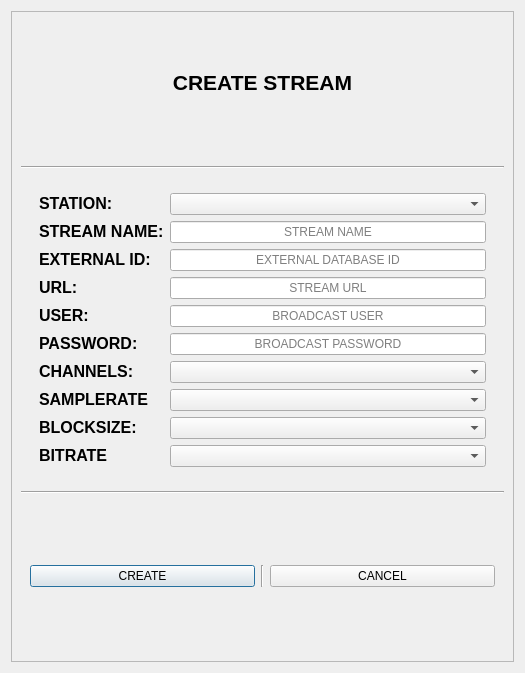
<?xml version="1.0" encoding="UTF-8"?>
<ui version="4.0">
 <class>Dialog</class>
 <widget class="QDialog" name="Dialog">
  <property name="geometry">
   <rect>
    <x>0</x>
    <y>0</y>
    <width>525</width>
    <height>673</height>
   </rect>
  </property>
  <property name="windowTitle">
   <string>Dialog</string>
  </property>
  <layout class="QGridLayout" name="gridLayout">
   <item row="0" column="0">
    <widget class="QFrame" name="frame">
     <property name="frameShape">
      <enum>QFrame::Shape::StyledPanel</enum>
     </property>
     <property name="frameShadow">
      <enum>QFrame::Shadow::Raised</enum>
     </property>
     <layout class="QVBoxLayout" name="verticalLayout">
      <item>
       <widget class="QWidget" name="widget" native="true">
        <layout class="QVBoxLayout" name="verticalLayout_2">
         <item>
          <spacer name="verticalSpacer_3">
           <property name="orientation">
            <enum>Qt::Orientation::Vertical</enum>
           </property>
           <property name="sizeHint" stdset="0">
            <size>
             <width>20</width>
             <height>40</height>
            </size>
           </property>
          </spacer>
         </item>
         <item>
          <widget class="QLabel" name="label">
           <property name="text">
            <string>&lt;html&gt;&lt;head/&gt;&lt;body&gt;&lt;p align=&quot;center&quot;&gt;&lt;span style=&quot; font-size:16pt; font-weight:700;&quot;&gt;CREATE STREAM&lt;/span&gt;&lt;/p&gt;&lt;/body&gt;&lt;/html&gt;</string>
           </property>
          </widget>
         </item>
        </layout>
       </widget>
      </item>
      <item>
       <spacer name="verticalSpacer_2">
        <property name="orientation">
         <enum>Qt::Orientation::Vertical</enum>
        </property>
        <property name="sizeHint" stdset="0">
         <size>
          <width>20</width>
          <height>40</height>
         </size>
        </property>
       </spacer>
      </item>
      <item>
       <widget class="Line" name="line_2">
        <property name="orientation">
         <enum>Qt::Orientation::Horizontal</enum>
        </property>
       </widget>
      </item>
      <item>
       <widget class="QWidget" name="widget_2" native="true">
        <layout class="QVBoxLayout" name="verticalLayout_3">
         <item>
          <widget class="QWidget" name="widget_5" native="true">
           <layout class="QFormLayout" name="formLayout">
            <item row="1" column="0">
             <widget class="QLabel" name="label_3">
              <property name="text">
               <string>&lt;html&gt;&lt;head/&gt;&lt;body&gt;&lt;p&gt;&lt;span style=&quot; font-size:12pt; font-weight:700;&quot;&gt;STREAM NAME:&lt;/span&gt;&lt;/p&gt;&lt;/body&gt;&lt;/html&gt;</string>
              </property>
             </widget>
            </item>
            <item row="1" column="1">
             <widget class="QLineEdit" name="name_line">
              <property name="alignment">
               <set>Qt::AlignmentFlag::AlignCenter</set>
              </property>
              <property name="placeholderText">
               <string>STREAM NAME</string>
              </property>
             </widget>
            </item>
            <item row="2" column="0">
             <widget class="QLabel" name="label_4">
              <property name="text">
               <string>&lt;html&gt;&lt;head/&gt;&lt;body&gt;&lt;p&gt;&lt;span style=&quot; font-size:12pt; font-weight:700;&quot;&gt;EXTERNAL ID:&lt;/span&gt;&lt;/p&gt;&lt;/body&gt;&lt;/html&gt;</string>
              </property>
             </widget>
            </item>
            <item row="2" column="1">
             <widget class="QLineEdit" name="external_id_line">
              <property name="alignment">
               <set>Qt::AlignmentFlag::AlignCenter</set>
              </property>
              <property name="placeholderText">
               <string>EXTERNAL DATABASE ID</string>
              </property>
             </widget>
            </item>
            <item row="3" column="0">
             <widget class="QLabel" name="label_5">
              <property name="text">
               <string>&lt;html&gt;&lt;head/&gt;&lt;body&gt;&lt;p&gt;&lt;span style=&quot; font-size:12pt; font-weight:700;&quot;&gt;URL:&lt;/span&gt;&lt;/p&gt;&lt;/body&gt;&lt;/html&gt;</string>
              </property>
             </widget>
            </item>
            <item row="3" column="1">
             <widget class="QLineEdit" name="url_line">
              <property name="alignment">
               <set>Qt::AlignmentFlag::AlignCenter</set>
              </property>
              <property name="placeholderText">
               <string>STREAM URL</string>
              </property>
             </widget>
            </item>
            <item row="4" column="0">
             <widget class="QLabel" name="label_6">
              <property name="text">
               <string>&lt;html&gt;&lt;head/&gt;&lt;body&gt;&lt;p&gt;&lt;span style=&quot; font-size:12pt; font-weight:700;&quot;&gt;USER:&lt;/span&gt;&lt;/p&gt;&lt;/body&gt;&lt;/html&gt;</string>
              </property>
             </widget>
            </item>
            <item row="4" column="1">
             <widget class="QLineEdit" name="user_line">
              <property name="alignment">
               <set>Qt::AlignmentFlag::AlignCenter</set>
              </property>
              <property name="placeholderText">
               <string>BROADCAST USER</string>
              </property>
             </widget>
            </item>
            <item row="5" column="0">
             <widget class="QLabel" name="label_7">
              <property name="text">
               <string>&lt;html&gt;&lt;head/&gt;&lt;body&gt;&lt;p&gt;&lt;span style=&quot; font-size:12pt; font-weight:700;&quot;&gt;PASSWORD:&lt;/span&gt;&lt;/p&gt;&lt;/body&gt;&lt;/html&gt;</string>
              </property>
             </widget>
            </item>
            <item row="5" column="1">
             <widget class="QLineEdit" name="password_line">
              <property name="echoMode">
               <enum>QLineEdit::EchoMode::PasswordEchoOnEdit</enum>
              </property>
              <property name="alignment">
               <set>Qt::AlignmentFlag::AlignCenter</set>
              </property>
              <property name="placeholderText">
               <string>BROADCAST PASSWORD</string>
              </property>
             </widget>
            </item>
            <item row="6" column="0">
             <widget class="QLabel" name="label_8">
              <property name="text">
               <string>&lt;html&gt;&lt;head/&gt;&lt;body&gt;&lt;p&gt;&lt;span style=&quot; font-size:12pt; font-weight:700;&quot;&gt;CHANNELS:&lt;/span&gt;&lt;/p&gt;&lt;/body&gt;&lt;/html&gt;</string>
              </property>
             </widget>
            </item>
            <item row="7" column="0">
             <widget class="QLabel" name="label_9">
              <property name="text">
               <string>&lt;html&gt;&lt;head/&gt;&lt;body&gt;&lt;p&gt;&lt;span style=&quot; font-size:12pt; font-weight:700;&quot;&gt;SAMPLERATE&lt;/span&gt;&lt;/p&gt;&lt;/body&gt;&lt;/html&gt;</string>
              </property>
             </widget>
            </item>
            <item row="7" column="1">
             <widget class="QComboBox" name="sample_rate_combo">
              <property name="currentText">
               <string/>
              </property>
              <property name="placeholderText">
               <string>SELECT  SAMPLERATE</string>
              </property>
             </widget>
            </item>
            <item row="8" column="0">
             <widget class="QLabel" name="label_10">
              <property name="text">
               <string>&lt;html&gt;&lt;head/&gt;&lt;body&gt;&lt;p&gt;&lt;span style=&quot; font-size:12pt; font-weight:700;&quot;&gt;BLOCKSIZE:&lt;/span&gt;&lt;/p&gt;&lt;/body&gt;&lt;/html&gt;</string>
              </property>
             </widget>
            </item>
            <item row="8" column="1">
             <widget class="QComboBox" name="block_size_combo">
              <property name="layoutDirection">
               <enum>Qt::LayoutDirection::LeftToRight</enum>
              </property>
              <property name="sizeAdjustPolicy">
               <enum>QComboBox::SizeAdjustPolicy::AdjustToContentsOnFirstShow</enum>
              </property>
              <property name="placeholderText">
               <string>SELECT  BLOCKSIZE</string>
              </property>
             </widget>
            </item>
            <item row="9" column="0">
             <widget class="QLabel" name="label_11">
              <property name="text">
               <string>&lt;html&gt;&lt;head/&gt;&lt;body&gt;&lt;p&gt;&lt;span style=&quot; font-size:12pt; font-weight:700;&quot;&gt;BITRATE&lt;/span&gt;&lt;/p&gt;&lt;/body&gt;&lt;/html&gt;</string>
              </property>
             </widget>
            </item>
            <item row="9" column="1">
             <widget class="QComboBox" name="bit_rate_combo">
              <property name="placeholderText">
               <string>SELECT  BITRATE</string>
              </property>
             </widget>
            </item>
            <item row="6" column="1">
             <widget class="QComboBox" name="channels_combo">
              <property name="layoutDirection">
               <enum>Qt::LayoutDirection::LeftToRight</enum>
              </property>
              <property name="placeholderText">
               <string>SELECT CHANNELS</string>
              </property>
              <property name="frame">
               <bool>true</bool>
              </property>
             </widget>
            </item>
            <item row="0" column="0">
             <widget class="QLabel" name="label_12">
              <property name="text">
               <string>&lt;html&gt;&lt;head/&gt;&lt;body&gt;&lt;p&gt;&lt;span style=&quot; font-size:12pt; font-weight:700;&quot;&gt;STATION:&lt;/span&gt;&lt;/p&gt;&lt;/body&gt;&lt;/html&gt;</string>
              </property>
             </widget>
            </item>
            <item row="0" column="1">
             <widget class="QComboBox" name="stations_combo">
              <property name="placeholderText">
               <string>SELECT STATION</string>
              </property>
             </widget>
            </item>
           </layout>
          </widget>
         </item>
        </layout>
       </widget>
      </item>
      <item>
       <widget class="Line" name="line">
        <property name="orientation">
         <enum>Qt::Orientation::Horizontal</enum>
        </property>
       </widget>
      </item>
      <item>
       <spacer name="verticalSpacer">
        <property name="orientation">
         <enum>Qt::Orientation::Vertical</enum>
        </property>
        <property name="sizeHint" stdset="0">
         <size>
          <width>20</width>
          <height>40</height>
         </size>
        </property>
       </spacer>
      </item>
      <item>
       <widget class="QWidget" name="widget_3" native="true">
        <layout class="QHBoxLayout" name="horizontalLayout">
         <item>
          <widget class="QPushButton" name="create_button">
           <property name="text">
            <string>CREATE</string>
           </property>
          </widget>
         </item>
         <item>
          <widget class="Line" name="line_3">
           <property name="orientation">
            <enum>Qt::Orientation::Vertical</enum>
           </property>
          </widget>
         </item>
         <item>
          <widget class="QPushButton" name="cancel_button">
           <property name="text">
            <string>CANCEL</string>
           </property>
          </widget>
         </item>
        </layout>
       </widget>
      </item>
      <item>
       <spacer name="verticalSpacer_4">
        <property name="orientation">
         <enum>Qt::Orientation::Vertical</enum>
        </property>
        <property name="sizeHint" stdset="0">
         <size>
          <width>20</width>
          <height>40</height>
         </size>
        </property>
       </spacer>
      </item>
     </layout>
    </widget>
   </item>
  </layout>
 </widget>
 <resources/>
 <connections/>
</ui>
